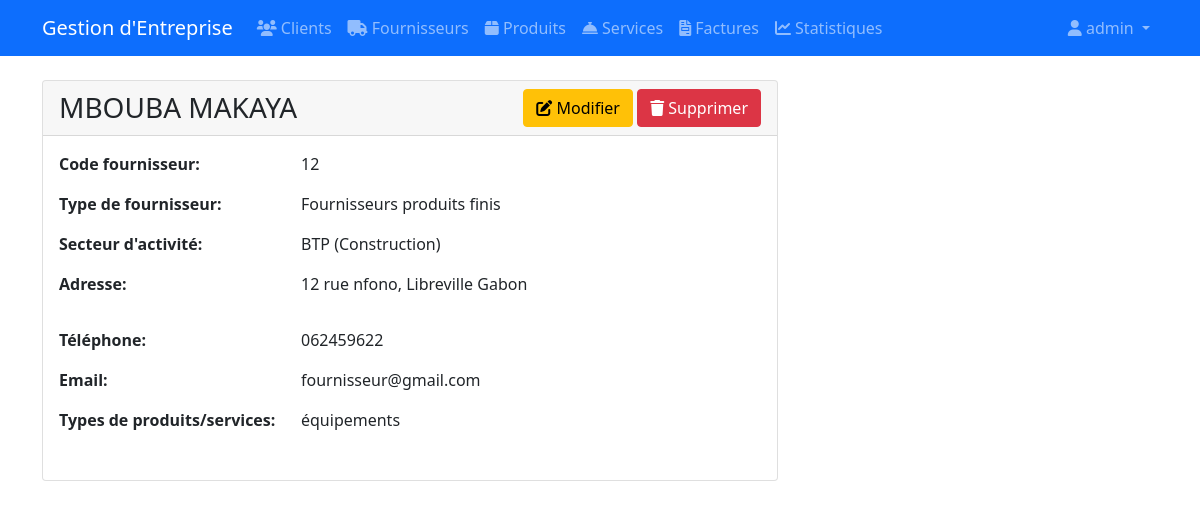
Page /suppliers/1/ (signed in) on the committed database.
### suppliers/models.py (models this page shows, shortened)
class Supplier(models.Model):
    code = models.CharField(max_length=50, unique=True, verbose_name="Code fournisseur")
    name = models.CharField(max_length=200, verbose_name="Nom")
    supplier_type = models.ForeignKey(SupplierType, on_delete=models.SET_NULL, null=True, verbose_name="Type de fournisseur")
    business_sector = models.ForeignKey(BusinessSector, on_delete=models.SET_NULL, null=True, verbose_name="Secteur d'activité")
    address = models.TextField(verbose_name="Adresse complète")
    phone = models.CharField(max_length=20, verbose_name="Numéro de téléphone")
    email = models.EmailField(verbose_name="Email")
    product_types = models.TextField(verbose_name="Types de produits/services")
    created_at = models.DateTimeField(auto_now_add=True)
    updated_at = models.DateTimeField(auto_now=True)
    class Meta:
        verbose_name = "Fournisseur"
        verbose_name_plural = "Fournisseurs"
        ordering = ['name']

class SupplierType(models.Model):
    name = models.CharField(max_length=100, verbose_name="Nom")
    description = models.TextField(blank=True, verbose_name="Description")
    class Meta:
        verbose_name = "Type de fournisseur"
        verbose_name_plural = "Types de fournisseur"

class BusinessSector(models.Model):
    name = models.CharField(max_length=100, verbose_name="Nom")
    description = models.TextField(blank=True, verbose_name="Description")
    class Meta:
        verbose_name = "Secteur d'activité"
        verbose_name_plural = "Secteurs d'activité"

### suppliers/views.py (the view)
# urls.py: path('suppliers/<int:pk>/', suppliers_views.supplier_detail, name='supplier_detail'),
@login_required
def supplier_detail(request, pk):
    supplier = get_object_or_404(Supplier, pk=pk)
    return render(request, 'suppliers/detail.html', {'supplier': supplier})

### templates/suppliers/detail.html (shortened to what this page needs)
{% extends 'base.html' %}
{% block content %}
<div class="row">
    <div class="col-md-8">
        <div class="card">
            <div class="card-header d-flex justify-content-between align-items-center">
                <h3 class="mb-0">{{ supplier.name }}</h3>
                <div>
                    <a href="{% url 'supplier_update' supplier.pk %}" class="btn btn-warning">
                        <i class="fas fa-edit"></i> Modifier
                    </a>
                    <a href="{% url 'supplier_delete' supplier.pk %}" class="btn btn-danger">
                        <i class="fas fa-trash"></i> Supprimer
                    </a>
                </div>
            </div>
            <div class="card-body">
                <div class="row mb-3">
                    <div class="col-md-4">
                        <strong>Code fournisseur:</strong>
                    </div>
                    <div class="col-md-8">
                        {{ supplier.code }}
                    </div>
                </div>
                <div class="row mb-3">
                    <div class="col-md-4">
                        <strong>Type de fournisseur:</strong>
                    </div>
                    <div class="col-md-8">
                        {{ supplier.supplier_type.name }}
                    </div>
                </div>
                <div class="row mb-3">
                    <div class="col-md-4">
                        <strong>Secteur d'activité:</strong>
                    </div>
                    <div class="col-md-8">
                        {{ supplier.business_sector.name }}
                    </div>
                </div>
                <div class="row mb-3">
                    <div class="col-md-4">
                        <strong>Adresse:</strong>
                    </div>
                    <div class="col-md-8">
                        {{ supplier.address|linebreaks }}
                    </div>
                </div>
                <div class="row mb-3">
                    <div class="col-md-4">
                        <strong>Téléphone:</strong>
                    </div>
                    <div class="col-md-8">
                        {{ supplier.phone }}
                    </div>
                </div>
                <div class="row mb-3">
                    <div class="col-md-4">
                        <strong>Email:</strong>
                    </div>
                    <div class="col-md-8">
                        {{ supplier.email }}
                    </div>
                </div>
                <div class="row mb-3">
                    <div class="col-md-4">
                        <strong>Types de produits/services:</strong>
                    </div>
                    <div class="col-md-8">
                        {{ supplier.product_types|linebreaks }}
                    </div>
                </div>
            </div>
        </div>
    </div>
</div>
{% endblock %}

### templates/base.html (shortened to what this page needs)
<!DOCTYPE html>
<html lang="fr">
<head>
    <link href="https://cdn.jsdelivr.net/npm/bootstrap@5.1.3/dist/css/bootstrap.min.css" rel="stylesheet">
    <link href="https://cdnjs.cloudflare.com/ajax/libs/font-awesome/6.0.0/css/all.min.css" rel="stylesheet">
</head>
<body>
    <nav class="navbar navbar-expand-lg navbar-dark bg-primary">
        <div class="container">
            <a class="navbar-brand" href="{% url 'dashboard' %}">Gestion d'Entreprise</a>
            <div class="collapse navbar-collapse" id="navbarNav">
                {% if user.is_authenticated %}
                <ul class="navbar-nav">
                    <li class="nav-item">
                        <a class="nav-link" href="{% url 'client_list' %}">
                            <i class="fas fa-users"></i> Clients
                        </a>
                    </li>
                    <li class="nav-item">
                        <a class="nav-link" href="{% url 'supplier_list' %}">
                            <i class="fas fa-truck"></i> Fournisseurs
                        </a>
                    </li>
                    <li class="nav-item">
                        <a class="nav-link" href="{% url 'product_list' %}">
                            <i class="fas fa-box"></i> Produits
                        </a>
                    </li>
                    <li class="nav-item">
                        <a class="nav-link" href="{% url 'service_list' %}">
                            <i class="fas fa-concierge-bell"></i> Services
                        </a>
                    </li>
                    <li class="nav-item">
                        <a class="nav-link" href="{% url 'invoice_list' %}">
                            <i class="fas fa-file-invoice"></i> Factures
                        </a>
                    </li>
                    <li class="nav-item">
                        <a class="nav-link" href="{% url 'finance_statistics' %}">
                            <i class="fas fa-chart-line"></i> Statistiques
                        </a>
                    </li>
                </ul>
                <ul class="navbar-nav ms-auto">
                    <li class="nav-item dropdown">
                        <a class="nav-link dropdown-toggle" href="#" id="navbarDropdown" role="button" data-bs-toggle="dropdown">
                            <i class="fas fa-user"></i> {{ user.username }}
                        </a>
                    </li>
                </ul>
                {% endif %}
            </div>
        </div>
    </nav>
    <div class="container mt-4">
        {% block content %}{% endblock %}
    </div>
</body>
</html>

### rows in the picture
Supplier: name "MBOUBA MAKAYA", code "12", supplier_type.name "Fournisseurs produits finis", business_sector.name "BTP (Construction)", address "12 rue nfono, Libreville Gabon", phone "062459622", email "fournisseur@gmail.com", product_types "équipements"

### other values in the picture
{{ user.username }} "admin"
